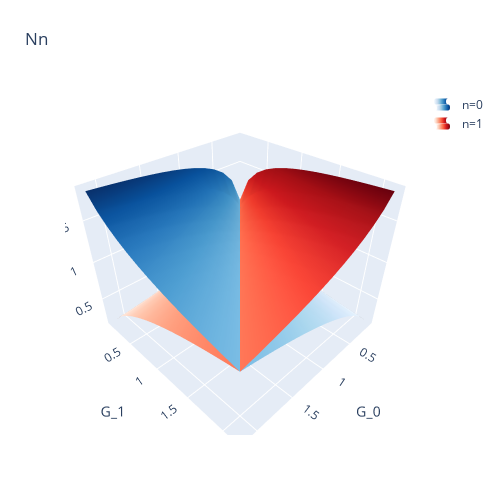

Here is the notebook cell this chart was saved with:
### Code cell
# Plot the surface.
Z = [None, None]
Z[0] = np.array([[results['Nn'][g0][g1][0,0,0] for g0 in G0_grid] for g1 in G1_grid ])
Z[1] = np.array([[results['Nn'][g0][g1][1,0,0] for g0 in G0_grid] for g1 in G1_grid ])

fig = go.Figure(data=[go.Surface(z=Z[0], x=G0_grid, y=G1_grid, name = 'n=0',colorscale = 'Blues')])
fig.add_trace(go.Surface(z=Z[1], y=G0_grid, x=G1_grid,name = 'n=1', colorscale = 'Reds')
            )
fig.update_layout(title='Nn', autosize=False,
                  width=500, height=500,
                  margin=dict(l=65, r=50, b=65, t=90))
fig.update_layout(scene = dict(xaxis_title='G_0',
                    yaxis_title='G_1'
                              )
                 )
fig.update_traces(showlegend=True, showscale=False)
fig.show()
fig.write_html(f"{folder}/Nn_{config}.html")

### Figure 1 — Plotly figure (JSON) as saved in the notebook; plotly's stock layout.template omitted (floating-point values rounded to 4 significant figures; data arrays with more than 128 entries replaced by an {"elided": "..."} marker saying what was removed)
{"data": [{"colorscale": [[0, "rgb(247,251,255)"], [0.125, "rgb(222,235,247)"], [0.25, "rgb(198,219,239)"], [0.375, "rgb(158,202,225)"], [0.5, "rgb(107,174,214)"], [0.625, "rgb(66,146,198)"], [0.75, "rgb(33,113,181)"], [0.875, "rgb(8,81,156)"], [1, "rgb(8,48,107)"]], "name": "n=0", "showlegend": true, "showscale": false, "type": "surface", "x": [0.1, 0.2464, 0.3929, 0.5393, 0.6857, 0.8321, 0.9786, 1.125, 1.271, 1.418, 1.564, 1.711, 1.857, 2.004, 2.15], "y": [0.1, 0.2464, 0.3929, 0.5393, 0.6857, 0.8321, 0.9786, 1.125, 1.271, 1.418, 1.564, 1.711, 1.857, 2.004, 2.15], "z": {"elided": "15x15 float values"}}, {"colorscale": [[0, "rgb(255,245,240)"], [0.125, "rgb(254,224,210)"], [0.25, "rgb(252,187,161)"], [0.375, "rgb(252,146,114)"], [0.5, "rgb(251,106,74)"], [0.625, "rgb(239,59,44)"], [0.75, "rgb(203,24,29)"], [0.875, "rgb(165,15,21)"], [1, "rgb(103,0,13)"]], "name": "n=1", "showlegend": true, "showscale": false, "type": "surface", "x": [0.1, 0.2464, 0.3929, 0.5393, 0.6857, 0.8321, 0.9786, 1.125, 1.271, 1.418, 1.564, 1.711, 1.857, 2.004, 2.15], "y": [0.1, 0.2464, 0.3929, 0.5393, 0.6857, 0.8321, 0.9786, 1.125, 1.271, 1.418, 1.564, 1.711, 1.857, 2.004, 2.15], "z": {"elided": "15x15 float values"}}], "layout": {"autosize": false, "height": 500, "margin": {"b": 65, "l": 65, "r": 50, "t": 90}, "scene": {"xaxis": {"title": {"text": "G_0"}}, "yaxis": {"title": {"text": "G_1"}}}, "title": {"text": "Nn"}, "width": 500}}
